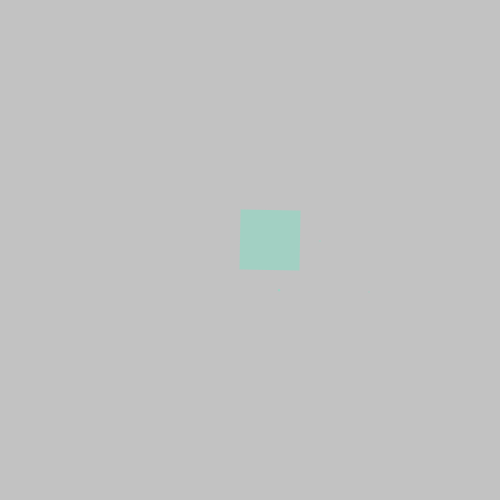
Frame 1 (no input)
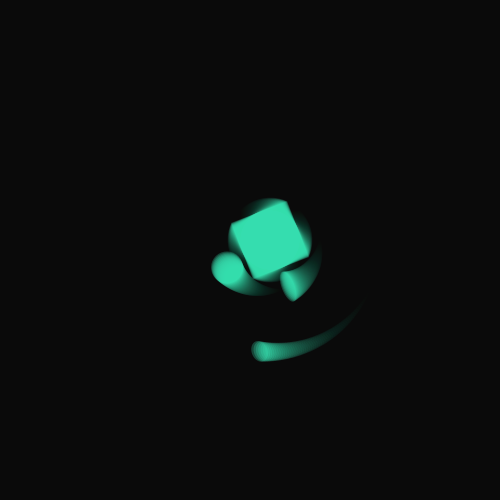
Frame 60 (the mouse pressed at the canvas centre just before this capture)
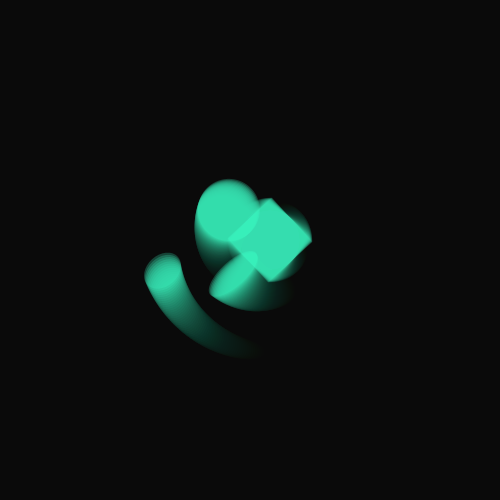
Frame 120 (the mouse held since frame 60 and released just before this capture)

The Processing sketch that drew these frames (run headless with seeded random() and noise(); from frame 60 on, the mouse is pressed at the canvas centre):

// Processing sketch: processing_167441
// ── processing_167441.pde

float angle = 0.0;
float d = 5.0;
float speed = 1.0;
int direction = 1;

void setup() {
  size(500,500);
  smooth();
  noStroke();
  fill(255, 204);
}

void draw() {
  fill(0,12);
  rect(0,0,width,height);
   fill(60, 255, 200, 60);
  //fill(255, 200, 40, 150);
  angle = angle + 0.02;
  translate(270, 240);
  rotate(angle);
  rect(-30, -30, 60, 60);
    ellipse(10, 50, d/2, d/2);
  ellipse(100, 50, d/3, d/4);
  ellipse(50, 0, d/2, d/5);
  //ellipse(50, 100, d, d);
  d += speed * direction;
  if (( d> width) || (d < width/100)) {
  direction = -direction;
  }
}
